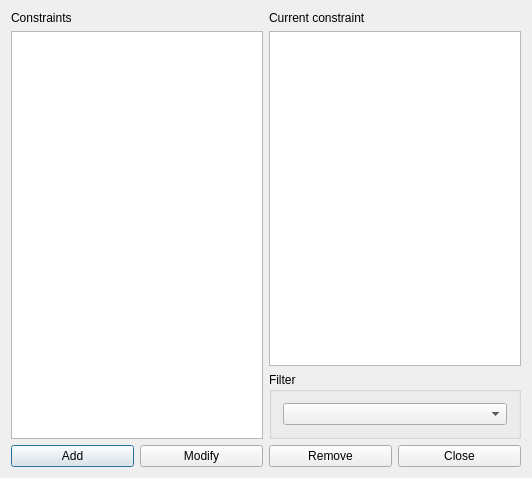
<?xml version="1.0" encoding="UTF-8"?>
<ui version="4.0">
 <class>ConstraintTeacherMaxGapsPerWeekForm_template</class>
 <widget class="QDialog" name="ConstraintTeacherMaxGapsPerWeekForm_template">
  <property name="geometry">
   <rect>
    <x>0</x>
    <y>0</y>
    <width>532</width>
    <height>478</height>
   </rect>
  </property>
  <property name="windowTitle">
   <string extracomment="This is the title of the dialog in which you see the list of all constraints of this type">Constraints teacher max gaps per week</string>
  </property>
  <layout class="QGridLayout" name="gridLayout_2">
   <item row="0" column="0" rowspan="2">
    <layout class="QVBoxLayout" name="verticalLayout">
     <item>
      <widget class="QLabel" name="constraintsTextLabel">
       <property name="frameShape">
        <enum>QFrame::NoFrame</enum>
       </property>
       <property name="frameShadow">
        <enum>QFrame::Plain</enum>
       </property>
       <property name="text">
        <string>Constraints</string>
       </property>
       <property name="wordWrap">
        <bool>false</bool>
       </property>
      </widget>
     </item>
     <item>
      <widget class="QListWidget" name="constraintsListWidget"/>
     </item>
    </layout>
   </item>
   <item row="0" column="1">
    <layout class="QVBoxLayout" name="verticalLayout_2">
     <item>
      <widget class="QLabel" name="currentConstraintTextLabel">
       <property name="text">
        <string>Current constraint</string>
       </property>
       <property name="wordWrap">
        <bool>false</bool>
       </property>
      </widget>
     </item>
     <item>
      <widget class="QPlainTextEdit" name="currentConstraintTextEdit"/>
     </item>
    </layout>
   </item>
   <item row="1" column="1">
    <widget class="QGroupBox" name="filterGroupBox">
     <property name="title">
      <string>Filter</string>
     </property>
     <layout class="QGridLayout" name="gridLayout">
      <item row="0" column="0">
       <widget class="QComboBox" name="teachersComboBox"/>
      </item>
     </layout>
    </widget>
   </item>
   <item row="2" column="0" colspan="2">
    <layout class="QHBoxLayout" name="horizontalLayout">
     <item>
      <widget class="QPushButton" name="addConstraintPushButton">
       <property name="text">
        <string>Add</string>
       </property>
      </widget>
     </item>
     <item>
      <widget class="QPushButton" name="modifyConstraintPushButton">
       <property name="text">
        <string>Modify</string>
       </property>
      </widget>
     </item>
     <item>
      <widget class="QPushButton" name="removeConstraintPushButton">
       <property name="text">
        <string>Remove</string>
       </property>
      </widget>
     </item>
     <item>
      <widget class="QPushButton" name="closePushButton">
       <property name="text">
        <string>Close</string>
       </property>
      </widget>
     </item>
    </layout>
   </item>
  </layout>
 </widget>
 <layoutdefault spacing="6" margin="11"/>
 <resources/>
 <connections/>
</ui>
